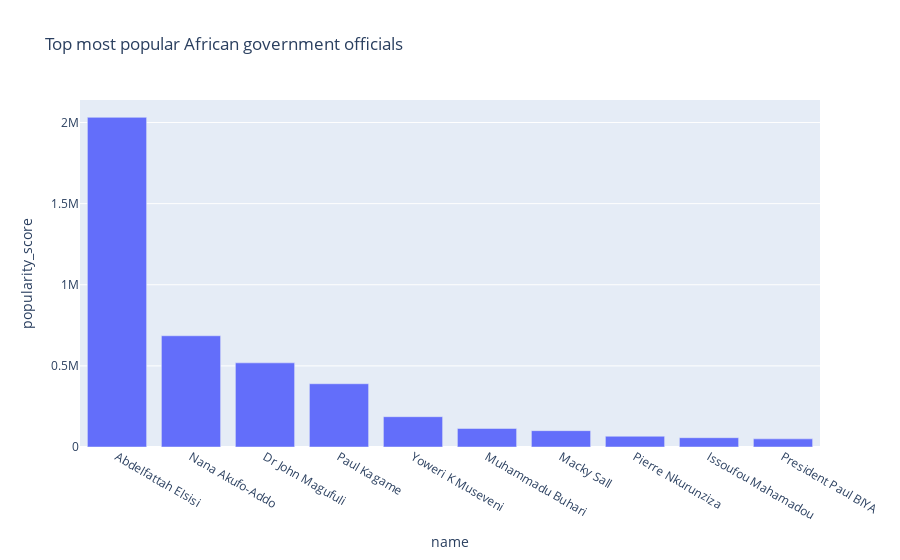

This figure's notebook cell:
### Code cell
# sns.barplot(x=gov['name'].head(10), y=gov['popularity_score'].head(10), data=gov)
# # sns.set_title('Top 10 most popular African government Officials')
# plt.xticks(rotation=80)

top_gov = gov.nlargest(10, ['popularity_score'])
fig = px.bar(top_gov, x=top_gov['name'], y=top_gov['popularity_score'], title="Top most popular African government officials")
fig.show()
# fig.write_image("fig1.png")

### Figure 1 — Plotly figure (JSON) as saved in the notebook; plotly's stock layout.template omitted (floating-point values rounded to 4 significant figures)
{"data": [{"alignmentgroup": "True", "hovertemplate": "name=%{x}<br>popularity_score=%{y}<extra></extra>", "legendgroup": "", "marker": {"color": "#636efa"}, "name": "", "offsetgroup": "", "orientation": "v", "showlegend": false, "textposition": "auto", "type": "bar", "x": ["Abdelfattah Elsisi", "Nana Akufo-Addo", "Dr John Magufuli", "Paul Kagame", "Yoweri K Museveni", "Muhammadu Buhari", "Macky Sall", "Pierre Nkurunziza", "Issoufou Mahamadou", "President Paul BIYA"], "xaxis": "x", "y": [2031933, 685561, 518615, 389813, 186826, 114153, 100646, 66261, 57316, 50169], "yaxis": "y"}], "layout": {"barmode": "relative", "legend": {"tracegroupgap": 0}, "title": {"text": "Top most popular African government officials"}, "xaxis": {"anchor": "y", "domain": [0, 1], "title": {"text": "name"}}, "yaxis": {"anchor": "x", "domain": [0, 1], "title": {"text": "popularity_score"}}}}
